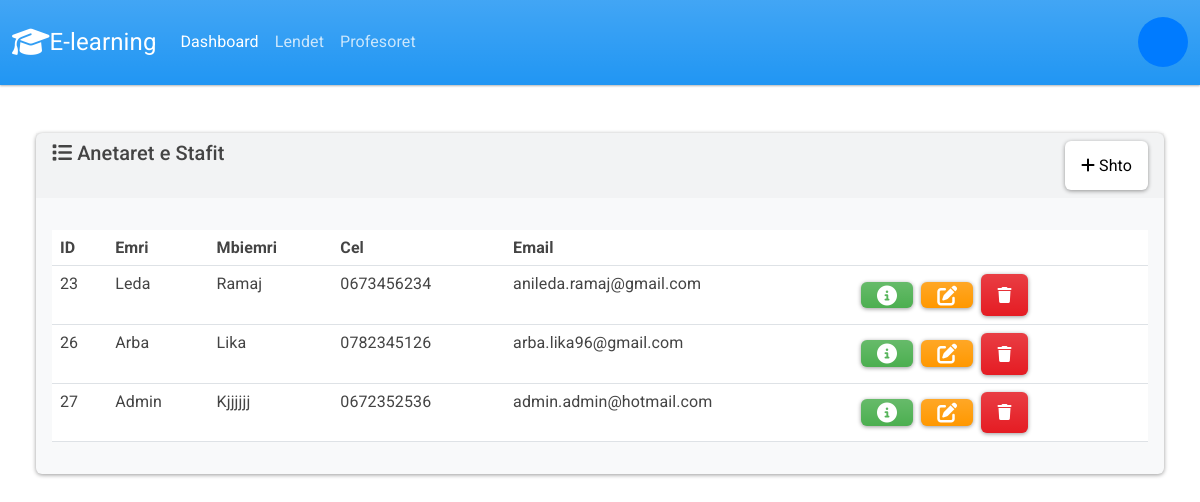
The app's page /stafi/index/ with its own data.
### stafi/models.py (models this page shows)
class Profesori(models.Model):
    emri = models.CharField(max_length=255)
    mbiemri=models.CharField(max_length=255)
    cel=models.CharField(max_length=10)
    email = models.CharField(max_length=255)

### stafi/views.py (the view)
# urls.py: path('index/', views.index, name='index'),
def index(request):
    return render(request, 'stafi/index.html',{
        'stafi': Profesori.objects.all()
    })

### stafi/templates/stafi/index.html (shortened to what this page needs)
{% extends "stafi/base.html" %}
{% block body%}
<br><br>
<div class=" row">
    <div class="col-12">
        {% if stafi %}
        <div class="card bg-light ms-4 me-4 mb-4">
         <div class="card-header">
    <div class="row">
        <div class="col">
          <h5> <i class="fa-solid fa-list"></i> Anetaret e Stafit</h5>
        </div>
        <div class="col text-end">
            <a href="{% url 'add' %}" class="btn btn-secondary" style="text-transform: none;">
                <i class="fa-solid fa-plus"></i> Shto
            </a>
        </div>
    </div>
</div>
            <div class="card-body">
                <p class="card-text">
                <div class="table-responsive">
                    <table class="table table-hover">
                        <thead>
                        <tr>
                            <th scope="col">ID</th>
                            <th scope="col">Emri</th>
                            <th scope="col">Mbiemri</th>
                            <th scope="col">Cel</th>
                            <th scope="col">Email</th>
                            <th scope="col"></th>
                        </tr>
                        </thead>
                        <tbody>
                        {% for staf in stafi %}
                        <tr>
                            <td>{{staf.id}}</td>
                            <td>{{staf.emri}}</td>
                            <td>{{staf.mbiemri}}</td>
                            <td>{{staf.cel}}</td>
                            <td>{{staf.email}}</td>
                            <td>
                                <button type="button"
                                        href="{% url 'view_profesori' staf.id %}"
                                        data-bs-target="#myModal{{ staf.id }}"
                                        data-bs-toggle="modal"
                                        class="btn btn-success me-1">
                                    <i class="fa-solid fa-circle-info fa-lg"></i>
                                </button>
                                <a class="btn btn-warning me-1" href="{% url 'edit' staf.id %}"><i
                                        class="fa-solid fa-pen-to-square fa-lg"></i></a>
                                <button type="button" class="btn btn-danger" data-bs-toggle="modal"
                                        data-bs-target="#delete{{staf.id}}">
                                    <i class="fa-solid fa-trash" fa-lg></i></button>
                            </td>
                        </tr>
                        {% endfor %}
                        </tbody>
                    </table>
                </div>
            </div>
        </div>
        {% else %}
        <h5 class="alert alert-primary ms-4 me-4">Nuk kemi asnje antar stafi te rregjistruar.</h5>
        {% endif%}
    </div>
</div>
{% endblock %}

### records on screen
Profesori: id "23", emri "Leda", mbiemri "Ramaj", cel "0673456234", email "anileda.ramaj@gmail.com"
Profesori: id "26", emri "Arba", mbiemri "Lika", cel "0782345126", email "arba.lika96@gmail.com"
Profesori: id "27", emri "Admin", mbiemri "Kjjjjjj", cel "0672352536", email "admin.admin@hotmail.com"
